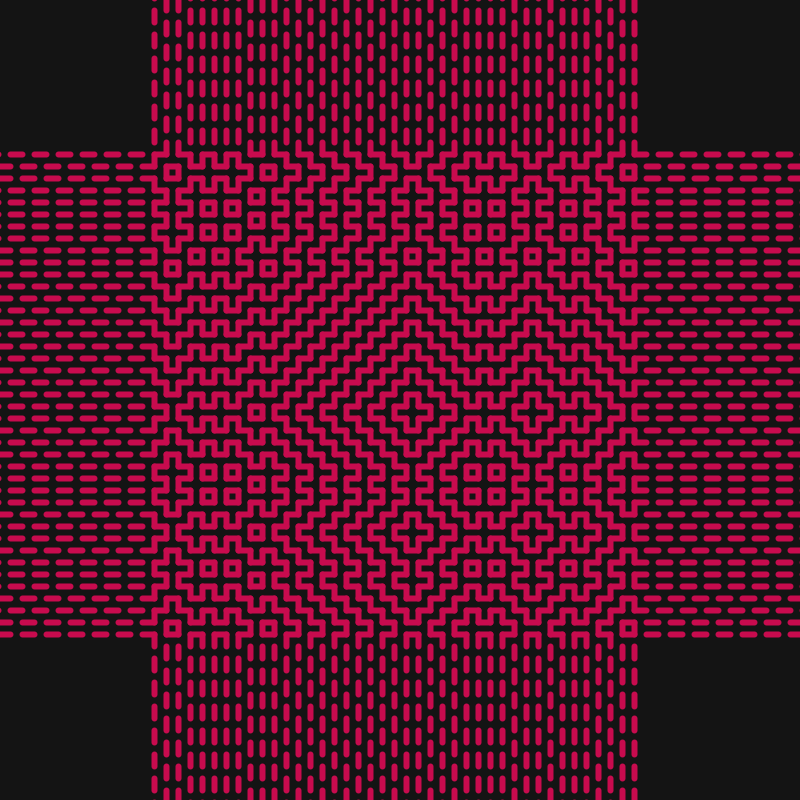
Frame 1 (no input)
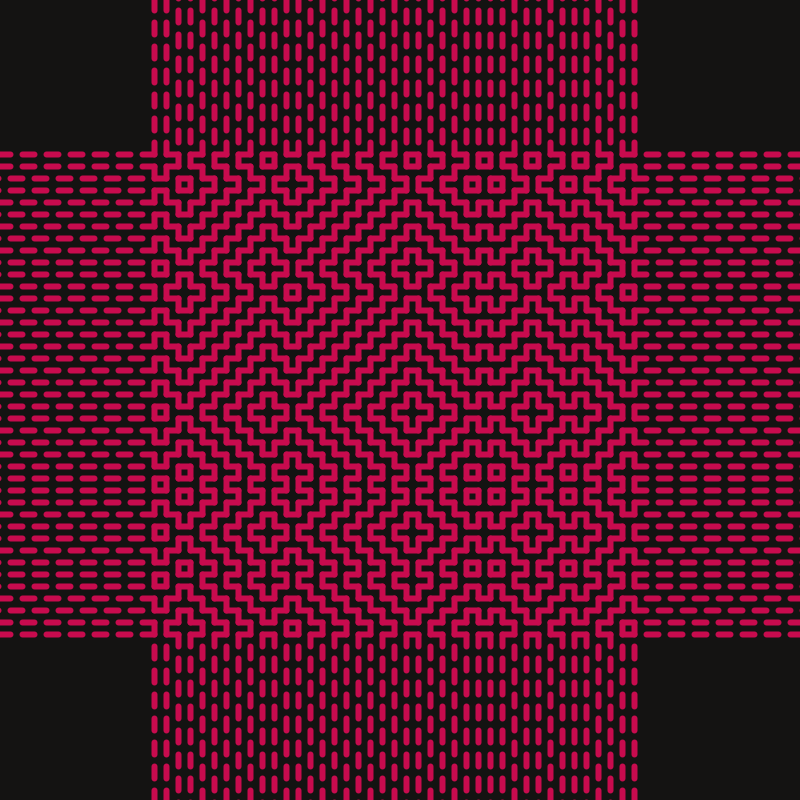
Frame 2 (the mouse pressed at the canvas centre, redrawn once)

The Processing sketch that drew these frames (run headless with seeded random() and noise(); the mouse was pressed at the canvas centre and the sketch redrawn once):

// Processing sketch: day22
// ── day22.pde
import java.util.*;

void setup() {
	size(800, 800);
	noLoop();
}

void draw() {
	background(20, 20, 20);
	float a = 12;

	strokeWeight(a / 2);
	colorMode(HSB);
	stroke(month() * 20, 240, 200);

	long d = (new Date()).getTime();
	int[] timestamp = {};

	do {
		timestamp = append(timestamp, (int)(d % 2));
		d = (d - d % 2) / 2;
	} while (d != 0);

	translate((width - a * timestamp.length) / 2, (width - a * timestamp.length) / 2);
	
	int k = ceil((width / a - timestamp.length) / 2) + 1;

	for (int i = 0; i < timestamp.length; i++)
		for (int j = timestamp[i] - k; j < timestamp.length + k; j+=2)
			line(a * j, a * i, a * (j + 1), a * i);

	for (int i = 0; i < timestamp.length; i++)
		for (int j = timestamp[i] - k; j < timestamp.length + k; j+=2)
			line(a * i, a * j, a * i, a * (j + 1));

	save("day22.png");
}
